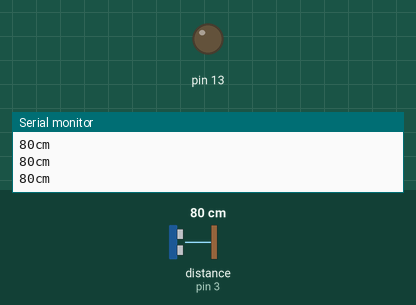
Recording of a sketch running on a simulated Arduino Uno, built with avr-gcc and run on an emulated ATmega328P. On the bench: output pins drawn as LEDs (lit = HIGH), the last lines printed to the serial monitor. The inputs (shaded band) are chosen by the test bench; at power-on: distance to the obstacle (sensor on pin 3) 80 cm. The echo pulse lasts 58.3 µs per cm; pins used as bus, display or sensor lines are not drawn.

Above: at 1.2 s.
1.3 s: distance to the obstacle (sensor on pin 3) set to 62 cm
2.8 s: distance to the obstacle (sensor on pin 3) set to 55 cm
At 3.4 s:
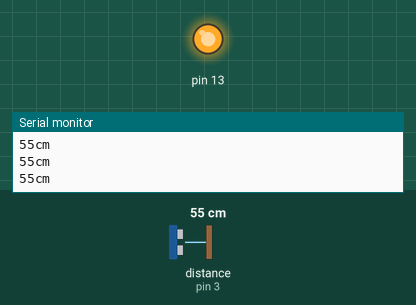
4.3 s: distance to the obstacle (sensor on pin 3) set to 60 cm
At 5.4 s:
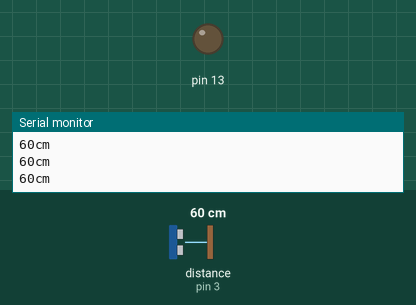
5.8 s: distance to the obstacle (sensor on pin 3) set to 2 cm
At 6.5 s:
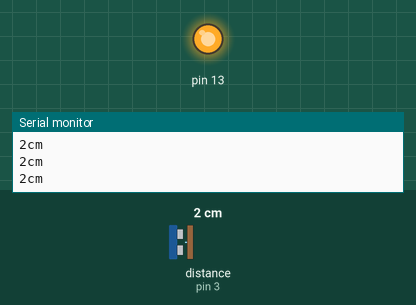
Timing chart, 0 to 8.3 s (numbered marks = the images above; inputs shaded):
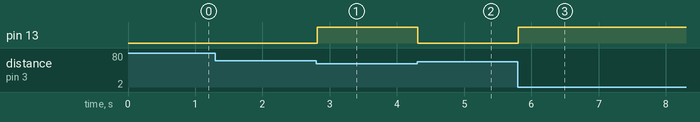

Measured:
- the behaviour switches between 60 and 59 cm on distance to the obstacle (sensor on pin 3) (found by bisection; images 0 and 1)
- after the input at 2.8 s, pin 13: LOW → HIGH at once
- after the input at 4.3 s, pin 13: HIGH → LOW at once
- after the input at 5.8 s, pin 13: LOW → HIGH at once

The sketch:

Ultrasonic_sensor_light17b.ino
```cpp
void setup() {
  // put your setup code here, to run once:
  Serial.begin(9600);
  pinMode(2,OUTPUT);
  pinMode(3,INPUT);
  pinMode(13,OUTPUT);
}

void loop() {
  // put your main code here, to run repeatedly:
  int duration,cm;

  digitalWrite(2,HIGH); // 센서에 Trig 신호 입력
  delayMicroseconds(10); // 10us 정도 유지
  digitalWrite(2,LOW); // Trig 신호 off

  duration = pulseIn(3,HIGH);
  cm = microsecondsToCentimeters(duration);

  if(cm<60){
    digitalWrite(13,HIGH);
  }else{
    digitalWrite(13,LOW);
  }

  Serial.print(cm);
  Serial.println("cm");

  delay(30);
}

int microsecondsToCentimeters(int microseconds){
  return microseconds / 29 / 2;
}
```
